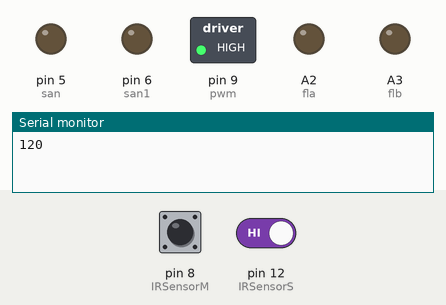
Recording of a sketch running on a simulated Arduino Nano, built with avr-gcc and run on an emulated ATmega328P. Shown: switched loads named in the sketch (green lamp = pin HIGH), output pins drawn as LEDs (lit = HIGH), the last lines printed to the serial monitor. The inputs (shaded band) are chosen by the test bench; at power-on: pin 8 (IRSensorM) LOW, pin 12 (IRSensorS) HIGH.

Above: at 1.3 s.
1.4 s: pin 8 (IRSensorM) pulsed HIGH 2 times (0.12 s each, 0.3 s apart)
At 3.71 s:
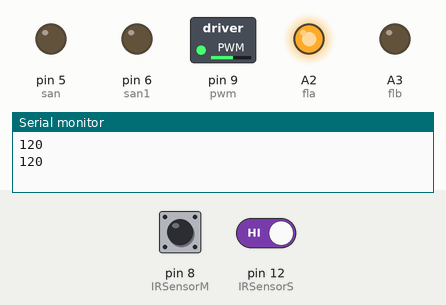
5.0 s: pin 8 (IRSensorM) driven HIGH and pin 12 (IRSensorS) driven LOW
At 7.2 s:
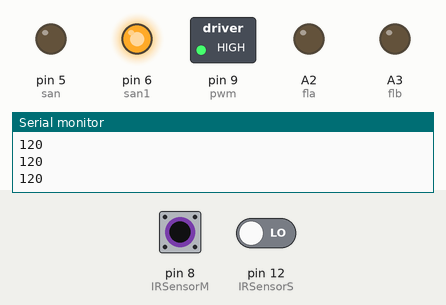
Timing chart, 0 to 8.8 s (numbered marks = the images above; inputs shaded):
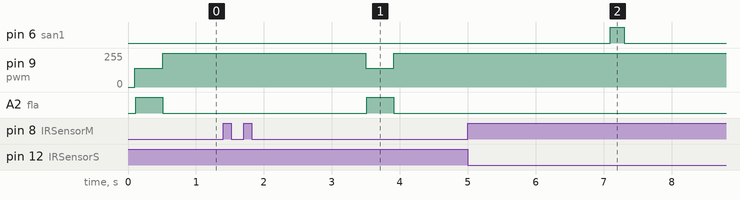

Measured:
- after the input at 1.4 s, pin 9 (pwm): 255/255 → 140/255 after 2.1 s, → 255/255 0.41 s later; A2 (fla): LOW → HIGH after 2.1 s, → LOW 0.40 s later
- after the input at 5.0 s, pin 6 (san1): LOW → HIGH after 2.1 s, → LOW 0.20 s later

The sketch:

CODE_FOR_SANITIZER_AND_MASK_DISPENSER.ino
```cpp
// CODE FOR COVID-360
//1.arduino nano to Sanitizer IR sensor
//2.arduino nano to mask dispensor another IR sensor
int IRSensorS = 12; // connect ir sensor for sani to arduino 12
int IRSensorM = 8; // connect ir sensor  for mask to arduino pin 8
int fla = A2; // Motor Driver 2 Pins IN1
int flb = A3; // Motor Driver 2 Pins IN2
int san = 5; // Motor Driver 2 Pins IN3
int san1 = 6; // Motor Driver 2 Pins IN4
int pwm = 9;

void setup() {
  Serial.begin(9600);
  pinMode(pwm, OUTPUT);
  pinMode(IRSensorM, INPUT);
  pinMode(fla, OUTPUT);  // Digital pin A2 set as output Pin
  pinMode(flb, OUTPUT);  // Digital pin A3 set as output Pin
    pinMode(IRSensorS, INPUT);
  pinMode(san, OUTPUT);  // Digital pin 10 set as output Pin
  pinMode(san1, OUTPUT);  // Digital pin 10 set as output Pin
  }

void loop() {
    while(1){
      delay(100);
      while(digitalRead ((IRSensorS) == HIGH)&&(IRSensorM) == HIGH);
      if (digitalRead (IRSensorS) == LOW) {
             Serial.println(120);
            digitalWrite( san1, HIGH);
        delay(200);//480
         digitalWrite( san1, LOW);
      while(digitalRead (IRSensorS) == LOW);
      }else if(digitalRead (IRSensorS) == HIGH){

      digitalWrite( san1, LOW);
      }
      if (digitalRead (IRSensorM) == LOW) {
        Serial.println(120);
        analogWrite(pwm, 140);
        delay(10);
        digitalWrite( fla, HIGH);
        digitalWrite( flb, LOW);
        delay(400);//480
      digitalWrite( fla, LOW);
      digitalWrite( flb, LOW);
      analogWrite(pwm, 255);
      while(digitalRead (IRSensorM) == LOW);
      delay(2000);
      }else if(digitalRead (IRSensorM) == HIGH){
        digitalWrite( fla, LOW);
      digitalWrite( flb, LOW);
      }
    }
}
```
